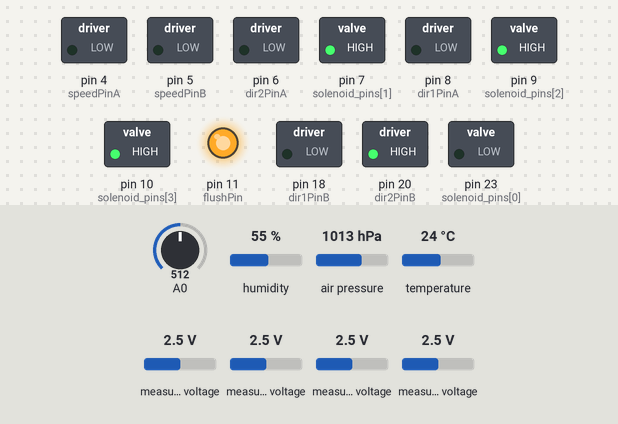
Bench run of a sketch on a simulated Arduino Mega 2560, built with avr-gcc and run on an emulated ATmega2560. On the bench: switched loads named in the sketch (green lamp = pin HIGH), output pins drawn as LEDs (lit = HIGH). The test bench sets the inputs (shaded band); at power-on: A0 = 512, humidity 55 %, air pressure 1013 hPa, temperature 24 °C, measured voltage 2.5 V. The local clock reads 2024-03-15 10:24:30 at power-on unless the sketch sets it; storage starts empty; what the sketch prints to the serial monitor is not drawn.

Above: at 0.1 s.
At 1.1 s:
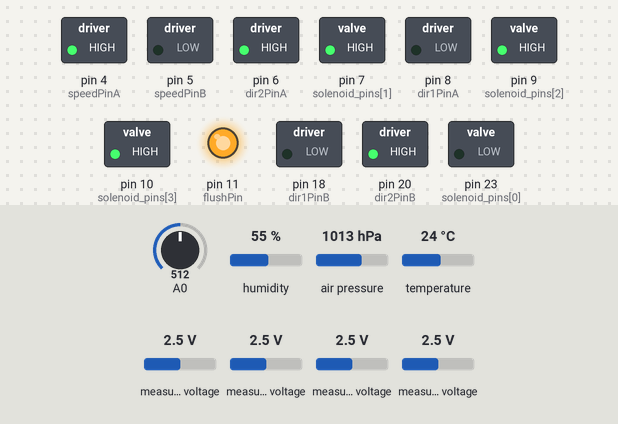
At 7.1 s:
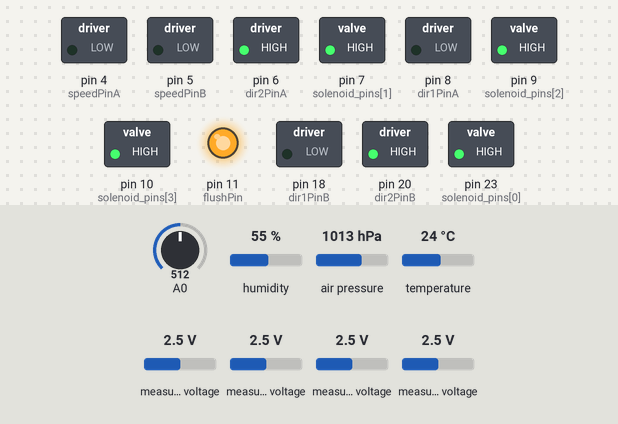
At 19.5 s:
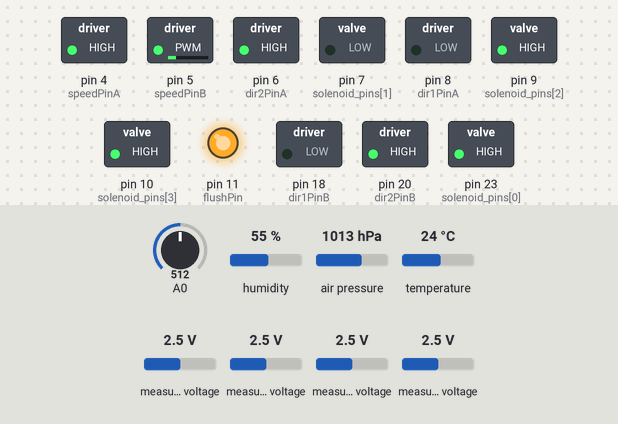
At 25.5 s:
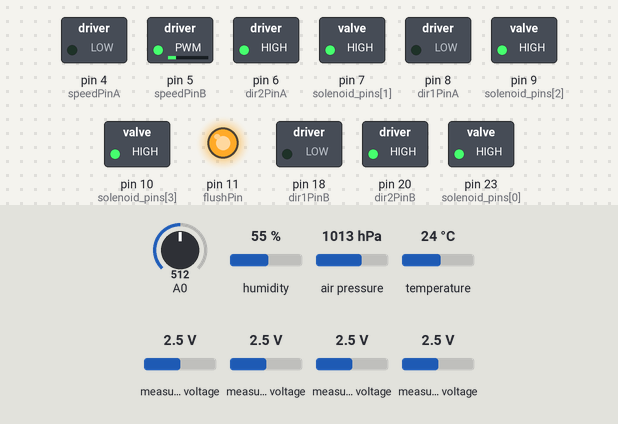
At 37.9 s:
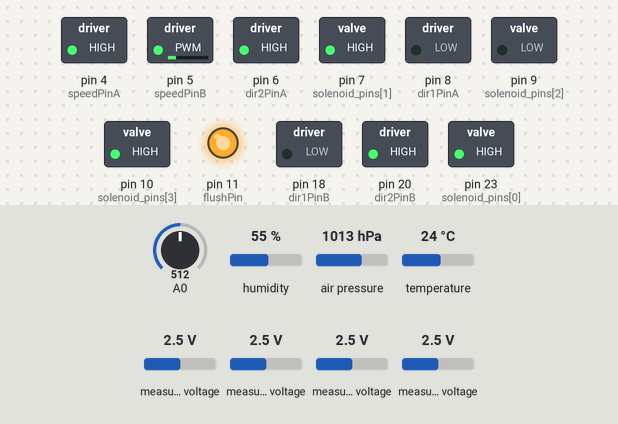
Timing chart, 0 to 39.4 s (numbered marks = the images above):
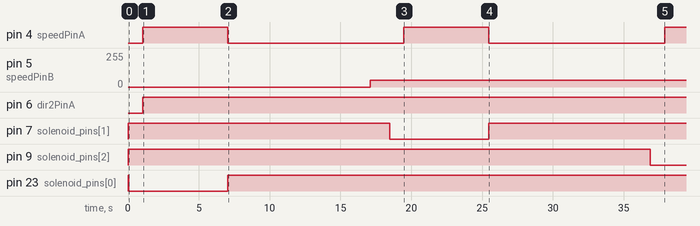

The sketch:

Soil_Program.ino
```cpp
//Include libraries for the Arduino and I2C
#include <SPI.h>
#include <Wire.h>
#include <Arduino.h>
#include <math.h>

//Includes the Library for the Analog Digital Converters
#include <Adafruit_ADS1X15.h>

//Includes the libraries for the BME280 sensor
#include <Adafruit_Sensor.h>
#include <Adafruit_BME280.h>

//Includes the library for the SD card
#include <SD.h>

//Includes the Library for the Real Time Clock
#include <DS3231.h>

//Defines Sea Level Pressure for BME280
#define SEALEVELPRESSURE_HPA (1013.25)

//Adds Definitions to the SD pin and File info for SD card
#define SD_SS_PIN 12
#define FILE_NAME "Test1.txt"
#define LOGGERNAME "Mayfly Soil Vapor Sensor"
#define DATA_HEADER "Date,Time,Solenoid Number,Heater State,Water Level Measurement,O2(%),O2 Volt,CO2(PPM),CO2 Volt,CH4(PPM),CH4 Volt,Ambient Temperature (C),Ambient Humidity (%), Ambient Pressure (hPa), Temperature (C), Humidity (%), Pressure (hPa)"

//Creates Clock Variable for RTC
DS3231 Clock;

//Sets RTC Parameters
bool h24;
bool PM;
bool Century;
String sensor;
const int chipSelect = 10;
int second, minute, hour, month, DayMonth, year;

//Creates variables for different ADCs
Adafruit_ADS1115 ads1;
Adafruit_ADS1115 ads2;

//Creates variables for the BME280s
Adafruit_BME280 bme1;
Adafruit_BME280 bme2;

//Setting variables for the ADC results
int16_t results1;
int16_t results2;
int16_t results3;
int16_t results4;
float multiplier = 0.125F;
float O2_Volt;
float CO2_Volt;
float Battery_Lvl;
float Methane_Volt;
float O2_Percentage;
float CO2_PPM;
float Methane_PPM;
float accuracy_modifer;
float O2_Actual_Percentage;

//Creates variables for BME280 results

float atemp;
float apressure;
float ahumidity;
float temp;
float pressure;
float humidity;


int solenoid;
int k;
// Setting Valve pin
int flushPin = 11;

// Mayfly pins connected to control respective solenoids relays.
int solenoid_pins[] = { 23, 7, 9, 10 };

// Pump
int dir1PinA = 8;
int dir2PinA = 6;
int speedPinA = 4;  // Needs to be a PWM pin to be able to control motor speed

// Heating Element
int dir1PinB = 18;
int dir2PinB = 20;
int speedPinB = 5;  // Needs to be a PWM pin to be able to control motor speed

//Methane Calculations
float Rs;
float Ro = 23250;  // ohms
float Rl = 3170;
float Vdd = 5;
float Vload;
float ratio_corr;
float CH4_raw;
float CH4_log;
float CH4_ratio;
float waterLevel;

String heater = "off";


void setup() {

  Wire.begin();

  // Set OUTPUT Pins on Mayfly Microcontroller
  pinMode(dir1PinA, OUTPUT);
  pinMode(dir2PinA, OUTPUT);
  pinMode(dir1PinB, OUTPUT);
  pinMode(dir2PinB, OUTPUT);
  pinMode(speedPinA, OUTPUT);
  pinMode(flushPin, OUTPUT);
  pinMode(solenoid_pins[0], OUTPUT);
  pinMode(solenoid_pins[1], OUTPUT);
  pinMode(solenoid_pins[2], OUTPUT);
  pinMode(solenoid_pins[3], OUTPUT);

  //HIGH implies off for relay board
  digitalWrite(flushPin, HIGH);
  digitalWrite(solenoid_pins[0], HIGH);
  digitalWrite(solenoid_pins[1], HIGH);
  digitalWrite(solenoid_pins[2], HIGH);
  digitalWrite(solenoid_pins[3], HIGH);

  //Begins serial communication with 9600 Baud
  Serial.begin(9600);

  //Set the gain for each ADC located on AA0,AA1, AA2, and AA3 on Mayfly Microcontroller
  ads1.setGain(GAIN_ONE);  // 1x gain   +/- 4.096V  1 bit = 2mV      0.125mV
  //Set the gain for ADS1115 ADC
  ads2.setGain(GAIN_ONE);  // 1x gain   +/- 4.096V  1 bit = 2mV      0.125mV

  //Check if ADC on mayfly is operational at 0x48 address
  if (!ads1.begin(0x48)) {
    Serial.println("Failed to initialize ADS1.");
    while (1)
      ;
  }


  //Check if ADS1115 ADC is operational at 0x49 address
  if (!ads2.begin(0x49)) {
    Serial.println("Failed to initialize ADS2.");
    while (1)
      ;
  }

  //Sets BME1 I2C Location to 0x76
  if (!bme1.begin(0x76)) {
    Serial.println("Could not find a valid BME280 sensor, check wiring!");
    while (1)
      ;
  }
  //Sets BME2 I2C Location to 0x77
  if (!bme2.begin(0x77)) {
    Serial.println("Could not find a valid BME280 sensor, check wiring!");
    while (1)
      ;
  }

  //Initialise log file
  setupLogFile();

}

void loop() {

  //Force Reset of for loop because unknown reason k++ increased infinitely
  k = 0;
  //___________Valve Control____________________________//

//for loop opens a specified solenoid, extracts gas, takes measurements, and loops to next solenoid

  for (k = 0; k < 4; k++) {
    int active_solpin = solenoid_pins[k];

    //add a list of solenoid pin numbers and go through them to activate solenoid!

    //Careful now! If pin eight is used for a solenoid it triggers the relay sporadically if mayfly is restarted

    //Turn specified solenoid on for delay(seconds)
    digitalWrite(active_solpin, LOW);
    delay(1000);

    //Turn the Pump ON for delay(seconds) 6000 is enough to fill the entire chamber at max pump speed
    analogWrite(speedPinA, 255);  //Sets speed variable via PWM
    digitalWrite(dir1PinA, LOW);
    digitalWrite(dir2PinA, HIGH);
    delay(6000);

    //Turn the Pump OFF to let gas diffuse in chamber for delay(seconds)
    analogWrite(speedPinA, 0);  //Sets speed variable via PWM
    digitalWrite(active_solpin, HIGH);
    delay(10000);

    // Read Oxygen and CO2 results from the Mayfly ADCs
    results1 = ads1.readADC_Differential_0_1();
    results2 = ads1.readADC_Differential_2_3();
    // Read battery level and methane voltage from ADS1115
    results3 = ads2.readADC_SingleEnded(0);
    results4 = ads2.readADC_SingleEnded(1);

    //Read results from both BME280s. a specifies ambient
    atemp = bme1.readTemperature();
    apressure = bme1.readPressure() / 100.0F;
    ahumidity = bme1.readHumidity();
    temp = bme2.readTemperature();
    pressure = bme2.readPressure() / 100.0F;
    humidity = bme2.readHumidity();


    //Compute voltage from ADC results
    O2_Volt = results1 * multiplier / 1000;
    CO2_Volt = results2 * multiplier / 1000;
    Battery_Lvl = results3 * multiplier / 1000;
    Methane_Volt = results4 * multiplier / 1000;

    //_______________Algorithm Computation_______________________________________

    //Converts Voltage to Percent O2%
    O2_Percentage = (((0.0763 * abs(O2_Volt)) - 0.0841) * 100);

    //Error Reading if negative value
    if (O2_Percentage <= 0) {
      O2_Percentage = -999;
    }

    //Converts Volts CO2 to PPM
    //CO2_PPM = (1671.4 * abs(CO2_Volt) - 1287.3);
    //CO2_PPM = (1671.4 * abs(CO2_Volt) - 1287.3);
    //CO2_PPM = (-178.56 * pow(abs(CO2_Volt),2)) + (2608.7 * abs(CO2_Volt)) - 2297.3;
    // CO2_PPM = 3746.1 * log(abs(CO2_Volt)) - 52.951;
    CO2_PPM = (687.33 * pow(abs(CO2_Volt),3)) - (4334.2 * pow(abs(CO2_Volt),2)) + (9383.9 * abs(CO2_Volt)) - 5605.8;

    //Error Reading if negative value
    if (CO2_PPM <= 0) {
      CO2_PPM = -999;
    }

    //Converts Volts CH4 to PPM
    Methane_PPM = 8.2318 * pow(2.71828, (2.7182 * Methane_Volt));

    //Error Reading if negative value
    if (Methane_PPM <= 0) {
      Methane_PPM = -999;
    }


    //Heating element connected to L298N H-Bridge. Heat the sensor chamber if temperature is nearing ambient
    if (temp < atemp + 2) {
      //Heating Element ON
      analogWrite(speedPinB, 50);  //Sets voltage supplied to heating element from 0-255
      digitalWrite(dir1PinB, LOW);
      digitalWrite(dir2PinB, HIGH);
      heater = "ON";
    } else {
      //Heating Element OFF
      analogWrite(speedPinB, 0);  //Sets voltage supplied to zero
      digitalWrite(dir1PinB, LOW);
      digitalWrite(dir2PinB, HIGH);
      heater = "OFF";
    }

    //Compute the battery voltage based on ADS1115 readings of voltage divider
    float R_load = 9862.939;
    float R_1 = 99725.277;
    Battery_Lvl = ((Battery_Lvl * (R_load+ R_1)) / R_load);
    //Currently no conditions are set to power off the device if battery voltage is to low

    //Measure voltage from Capacitive Soil Moisture Sensor
    waterLevel = analogRead(A0);

    // Creates data string from function
    String dataRec = createDataRecord();

    //Display Measurements to Serial Monitor
    Serial.println("-----------------------------------------------------------------------------");

    //Informs Solenoid used
    Serial.print("Solenoid");
    solenoid = (k + 1);
    Serial.print(solenoid);
    Serial.print("| ");

    //Informs if heater element is active
    Serial.print("Heater ");
    Serial.print(heater);
    Serial.print("| ");

    // Serial.print("Methane = ");
    // Serial.print(Methane_PPM);
    // Serial.print("PPM, ");

    Serial.print("Water = ");
    Serial.print(waterLevel);
    Serial.print(" Moisture| ");

    Serial.print("CO2 = ");
    Serial.print(CO2_Volt,3);
    Serial.print("V, ");

    Serial.print("CO2 = ");
    Serial.print(CO2_PPM);
    Serial.print("PPM, ");

    Serial.print("O2 Volt= ");
    Serial.print(O2_Volt);
    Serial.print("V| ");

    Serial.print("O2% = ");
    Serial.print(O2_Percentage);
    Serial.print("%| ");

    Serial.print("CH4 Volt = ");
    Serial.print(Methane_Volt);
    Serial.print("V| ");

    Serial.print("CH4 PPM = ");
    Serial.print(CH4_log);
    Serial.print("PPM| ");

    Serial.print("Temperature = ");
    Serial.print(temp);
    Serial.print("C| ");

    Serial.print("RH = ");
    Serial.print(humidity);
    Serial.print("%| ");


    Serial.print("\n");

    Serial.print("Ambient Temperature = ");
    Serial.print(atemp);
    Serial.print("C| ");

    Serial.print(" Ambient RH = ");
    Serial.print(ahumidity);
    Serial.print("%| ");

    Serial.print("\n");
    Serial.println("-----------------------------------------------------------------------------");
    //End Barrier for serial monitor


    //Save the data record to the log file
    logData(dataRec);

    delay(1000);
  }
}

String createDataRecord() {
  //Requests data from RTC
  year = Clock.getYear();
  hour = Clock.getHour(h24, PM);
  minute = Clock.getMinute();
  second = Clock.getSecond();
  month = Clock.getMonth(Century);
  DayMonth = Clock.getDate();

  //Create a String type data record in csv format seperated by commas
  String data = "";
  data += month;
  data += "/";
  data += DayMonth;
  data += "/";
  data += "20";
  data += year;
  data += ",";
  data += hour;
  data += ":";
  data += minute;
  data += ",";
  data += solenoid;
  data += ",";
  data += heater;
  data += ",";
  data += waterLevel;
  data += ",";
  data += O2_Percentage;
  data += ",";
  data += O2_Volt;
  data += ",";
  data += CO2_PPM;
  data += ",";
  data += CO2_Volt;
  data += ",";
  data += CH4_log;
  data += ",";
  data += Methane_Volt;
  data += ",";
  data += atemp;
  data += ",";
  data += ahumidity;
  data += ",";
  data += apressure;
  data += ",";
  data += temp;
  data += ",";
  data += humidity;
  data += ",";
  data += pressure;
  return data;
}

//Initialise the SD card and creates file if not there
void setupLogFile() {
  //Checks if SD Card is missing
  if (!SD.begin(SD_SS_PIN)) {
    Serial.println("Error: SD card failed to initialise or is missing.");
  }

  //Check if the file already exists
  bool oldFile = SD.exists(FILE_NAME);

  //Open the file in write mode
  File logFile = SD.open(FILE_NAME, FILE_WRITE);

  //Add header information if the file did not already exist
  if (!oldFile) {
    logFile.println(LOGGERNAME);
    logFile.println(DATA_HEADER);
  }

  //Close the file to save it
  logFile.close();
}

//Creates function to save data in a string
void logData(String rec) {
  //Re-open the file
  File logFile = SD.open(FILE_NAME, FILE_WRITE);

  //Write the CSV data
  logFile.println(rec);

  //Close the file to save it
  logFile.close();
}
```

Measured:
- by itself, pin 4 (speedPinA): alternates HIGH for 6.0 s and LOW for 12.4 s
- by itself, pin 5 (speedPinB): 0/255 → 50/255 at 17.1 s
- by itself, pin 6 (dir2PinA): LOW → HIGH at 1.0 s
- by itself, pin 7 (solenoid_pins[1]): HIGH → LOW at 18.5 s, → HIGH 7.0 s later
- by itself, pin 9 (solenoid_pins[2]): HIGH → LOW at 36.9 s
- by itself, pin 23 (solenoid_pins[0]): HIGH → LOW at 0.04 s, → HIGH 7.0 s later
